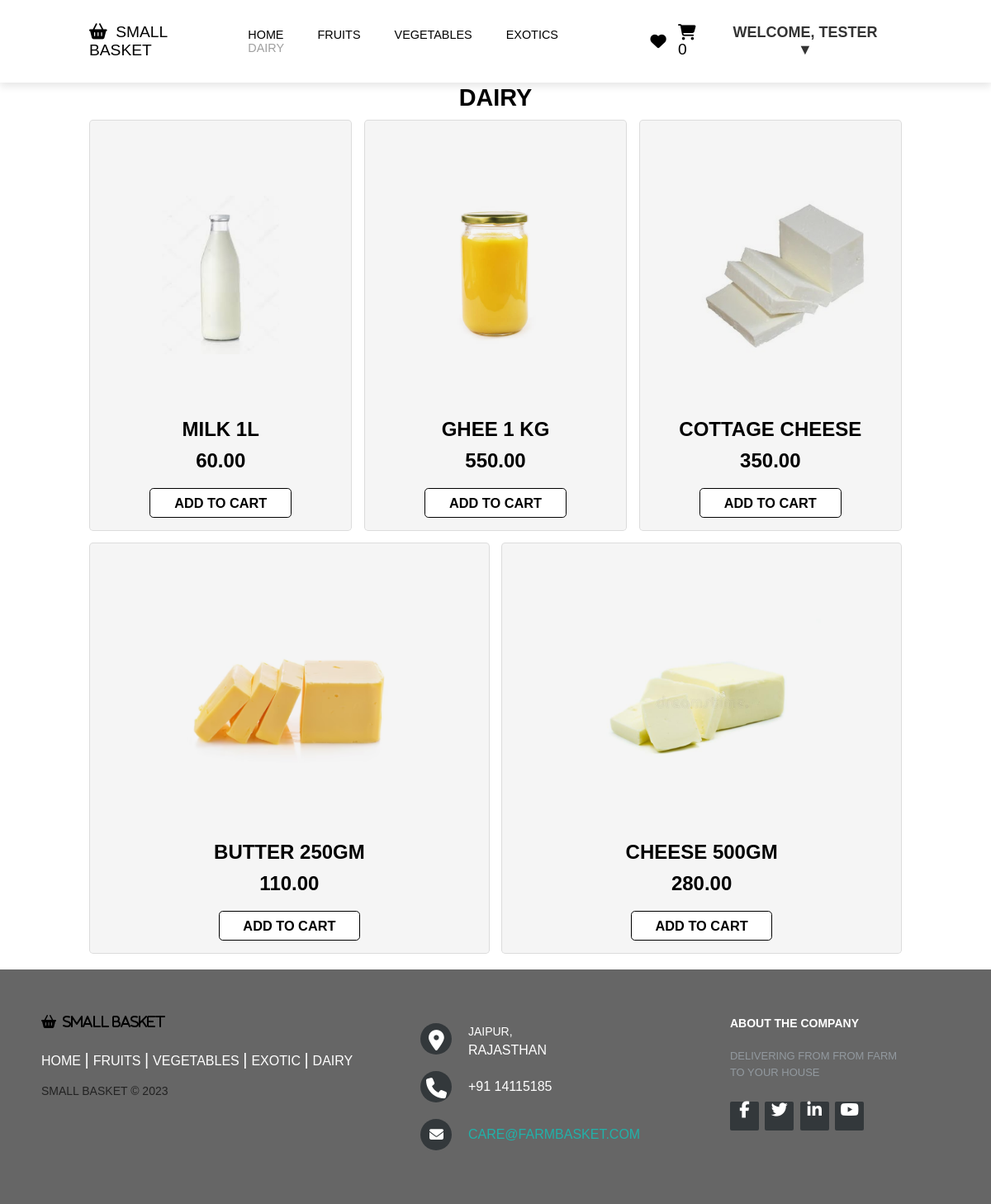
The app's page /dairy.php (signed in) with its own data.
### tables this page shows
CREATE TABLE `products` (
  `id` int(11) NOT NULL,
  `name` varchar(255) NOT NULL,
  `description` text DEFAULT NULL,
  `price` decimal(10,2) NOT NULL,
  `image` varchar(255) DEFAULT NULL,
  `created_at` timestamp NOT NULL DEFAULT current_timestamp(),
  `updated_at` timestamp NOT NULL DEFAULT current_timestamp() ON UPDATE current_timestamp()
);

### dairy.php (the view, shortened to what this page needs)
<html>
<head>
    <link rel="stylesheet" href="css/style.css">
    <link rel="stylesheet" href="css/style2.css">
</head>
<body>
    <header>
        <a href="#" class="logo"><i class="fa-sharp fa-solid fa-basket-shopping"></i>&nbsp; SMALL BASKET</i></a>
        <nav class="navbar">
            <a href="index.php">Home</a>
            <a href="fruit.php">FRUITS</a>
            <a href="veggies.php">VEGETABLES</a>
            <a href="exotics.php">EXOTICS</a>
            <a style="color: #9F9F9F " href="dairy.php">DAIRY</a>
        </nav>
        <div class="icons">
            <a href="#"><i class="fa fa-heart"></i></a>
            <a href="#" class="cart-icon">
                <i class="fa fa-shopping-cart"></i>
                <span class="cart-count">0</span>
            </a>
            <?php
            if (isset($_SESSION['name'])) {
                echo '<div class="dropdown">
            <button class="dropbtn">Welcome, ' . $_SESSION['name'] . ' ▼</button>
            <div class="dropdown-content">
                <a href="account.php">My Account</a>
                <a href="orders.php">My Orders</a>
                <a href="logout.php">Logout </a>
            </div>
          </div>';
            } else {
                echo '<div class="login">
                <a href="login.html"><i class="fa fa-user"></i></a>
          </div>';
            }
            ?>
        </div>
    </header>
    <br><br><br>
    <section class="product" id="product">
        <h1 class="heading">DAIRY <span></span></h1>
        <div class="box-container">
            <?php
            $servername = "localhost:3306";
            $username = "root";
            $password = "";
            $dbname = "farmbasket";
            $conn = new mysqli($servername, $username, $password, $dbname);
            $sql = "SELECT * FROM products WHERE description = 'dairy'";
            $result = $conn->query($sql);
            if ($result->num_rows > 0) {
                while ($row = $result->fetch_assoc()) {
                    echo '<div class="box">';
                    echo '<div class="content">';
                    echo '<img src="' . $row["image"] . '" alt="' . $row["name"] . '">';
                    echo '<h3>' . $row["name"] . '</h3>';
                    echo '<div class="price">' . $row["price"] . '</div>';
                    echo '<button class="btn" onclick="addToCart(this)">Add to Cart</button>';
                    echo '</div>';
                    echo '</div>';
                }
            } else {
                echo "No products found.";
            }
            ?>
        </div>
    </section>
    <footer class="footer-distributed">
        <div class="footer-left">
            <i class="fa-sharp fa-solid fa-basket-shopping">&nbsp; SMALL BASKET</i>
            <p class="footer-links">
                <a href="index.php" class="link-1">Home</a>
                <a href="fruit.php">Fruits</a>
                <a href="veggies.php">Vegetables</a>
                <a href="exotics.php">Exotic</a>
                <a href="dairy.php">Dairy</a>
            </p>
            <p class="footer-company-name">SMALl BASKET © 2023</p>
        </div>
        <div class="footer-center">
            <div>
                <i class="fa fa-map-marker"></i>
                <p><span>JAIPUR,</span> RAJASTHAN</p>
            </div>
            <div>
                <i class="fa fa-phone"></i>
                <p>+91 14115185 </p>
            </div>
            <div>
                <i class="fa fa-envelope"></i>
                <p><a href="mailto:care@farmbasket.com">care@farmbasket.com</a></p>
            </div>
        </div>
        <div class="footer-right">
            <p class="footer-company-about">
                <span>About the company</span>
                Delivering from from Farm to your House
            </p>
            <div class="footer-icons">
                <a href="#"><i class="fa fa-facebook"></i></a>
                <a href="#"><i class="fa fa-twitter"></i></a>
                <a href="#"><i class="fa fa-linkedin"></i></a>
                <a href="#"><i class="fa fa-youtube"></i></a>
            </div>
        </div>
    </footer>
</body>
</html>

### css/style.css (style rules this page uses)
* { font-family:Arial, Helvetica, sans-serif; margin: 0; padding: 0; box-sizing: border-box; outline: none; border: none; text-decoration: none; text-transform: uppercase; transition: all .1s linear; }
html { font-size: 60%; scroll-padding-top: 6rem; scroll-behavior: smooth; }
header { position: fixed; top: 0; left: 0; right: 0; z-index: 1000; background: #fff; padding: 2rem 9%; display: flex; align-items: center; justify-content: space-between; box-shadow: 0 .5rem 1rem rgba(0, 0, 0, .1); }
header .logo { font-size: 2rem; color: #000; font-weight: 500; }
header .navbar a { font-size: 1.5rem; color: #000; margin: 0 2rem; }
header .icons a { font-size: 2rem; color: #000; margin-left: 1.5rem; }
section { margin-top: 5vh; padding: 2rem 9%; }
.btn { display: inline-block; margin-top: 1rem; border-radius: .5rem; border: .2rem solid #000; font-weight: bolder; font-size: 1.7rem; color: #000; cursor: pointer; background: #fff; padding: .8rem 3rem; }
.heading { text-align: center; font-size: 3rem; padding: 10px; font-weight: bolder; text-transform: uppercase; }
.product .box-container { display: flex; flex-wrap: wrap; gap: 1.5rem; }
.product .box-container .box { border: .1rem solid rgba(0, 0, 0, .1); border-radius: .5rem; text-align: center; position: relative; overflow: hidden; background: #f5f5f5; flex: 1 1 30rem; }
.product .box-container .content { padding: 1.5rem; }
.product .box-container .box img { height: 20rem; transform: rotate(0deg); margin: 8rem 2rem; mix-blend-mode: multiply; }
.product .box-container .box .content h3 { color: #000; font-size: 2.5rem; }
.product .box-container .box .content .price { color: #000; font-size: 2.5rem; font-weight: bolder; padding: 1rem 0; }
.footer-distributed { background: #666; box-shadow: 0 1px 1px 0 rgba(0, 0, 0, 0.12); box-sizing: border-box; width: 100%; text-align: left; font: bold 16px sans-serif; padding: 55px 50px; }
.footer-distributed .footer-left, .footer-distributed .footer-center, .footer-distributed .footer-right { display: inline-block; vertical-align: top; }
.footer-distributed .footer-left { width: 40%; }
.footer-distributed .footer-links { color: #ffffff; margin: 20px 0 12px; padding: 0; }
.footer-distributed .footer-links a { display:inline-block; line-height: 1.8; font-weight:400; text-decoration: none; color: inherit; }
.footer-distributed .footer-company-name { color: #222; font-size: 14px; font-weight: normal; margin: 0; }
.footer-distributed .footer-center { width: 35%; }
.footer-distributed .footer-center i { background-color: #33383b; color: #ffffff; font-size: 25px; width: 38px; height: 38px; border-radius: 50%; text-align: center; line-height: 42px; margin: 10px 15px; vertical-align: middle; }
.footer-distributed .footer-center i.fa-envelope { font-size: 17px; line-height: 38px; }
.footer-distributed .footer-center p { display: inline-block; color: #ffffff; font-weight:400; vertical-align: middle; margin:0; }
.footer-distributed .footer-center p span { display:block; font-weight: normal; font-size:14px; line-height:2; }
.footer-distributed .footer-center p a { color: lightseagreen; text-decoration: none;; }
.footer-distributed .footer-links a:before { content: "|"; font-weight:300; font-size: 20px; left: 0; color: #fff; display: inline-block; padding-right: 5px; }
.footer-distributed .footer-links .link-1:before { content: none; }
.footer-distributed .footer-right { width: 20%; }
.footer-distributed .footer-company-about { line-height: 20px; color: #92999f; font-size: 13px; font-weight: normal; margin: 0; }
.footer-distributed .footer-company-about span { display: block; color: #ffffff; font-size: 14px; font-weight: bold; margin-bottom: 20px; }
.footer-distributed .footer-icons { margin-top: 25px; }
.footer-distributed .footer-icons a { display: inline-block; width: 35px; height: 35px; cursor: pointer; background-color: #33383b; border-radius: 2px; font-size: 20px; color: #ffffff; text-align: center; line-height: 35px; margin-right: 3px; margin-bottom: 5px; }
.icons { display: flex; align-items: center; }
.dropdown { position: relative; display: inline-block; }
.dropdown { position: relative; }
.dropbtn { display: inline-block; background-color: #fff; color: #333; padding: 10px 20px; border-radius: 5px; text-decoration: none; font-weight: bold; font-size: 18px; transition: background-color 0.3s ease; }

### records on screen
products: image (picture), name "MILK 1L", price "60.00"
products: image (picture), name "GHEE 1 KG", price "550.00"
products: image (picture), name "COTTAGE CHEESE", price "350.00"
products: image (picture), name "BUTTER 250GM", price "110.00"
products: image (picture), name "CHEESE 500GM", price "280.00"

### other values on screen
$_SESSION['name'] "TESTER"
